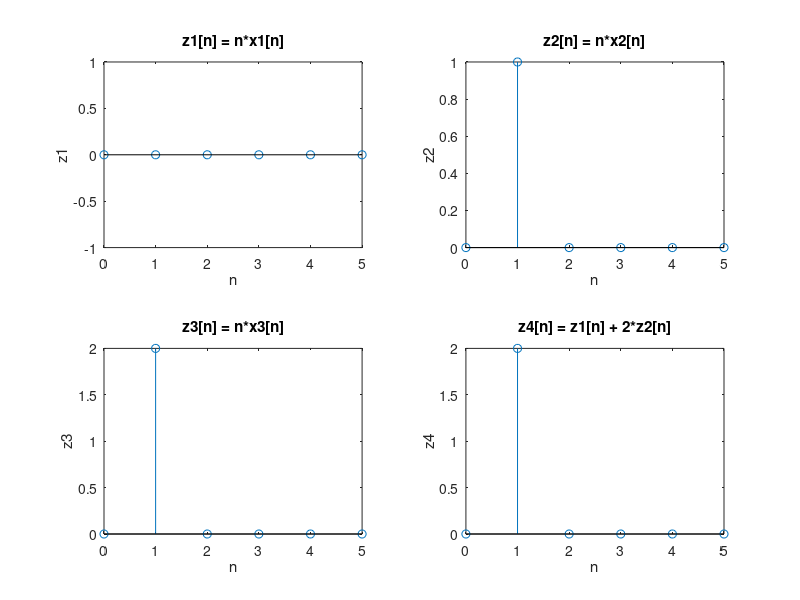

Reproduce this figure in MATLAB.
n = 0:5;
x1 = [1 zeros(1,5)];
x2 = [0 1 zeros(1,4)];
x3 = x1 + 2*x2;

%System1
b1 = [1 -1 -1];% input index
a1 = [1 0 0 ];%output index

w1 = filter(b1,a1,x1);
w2 = filter(b1,a1,x2);
w3 = filter(b1,a1,x3);
w4 = w1 + 2*w2;

subplot(2,2,1),stem(n,w1),axis([0,5,ylim])
xlabel('n');ylabel('w1');title('w1[n] = x1[n] - x1[n-1] - x1[n-2]');
subplot(2,2,2),stem(n,w2),axis([0,5,ylim])
xlabel('n');ylabel('w2');title('w2[n] = x2[n] - x2[n-1] - x2[n-2]');
subplot(2,2,3),stem(n,w3),axis([0,5,ylim])
xlabel('n');ylabel('w3');title('w3[n] = x3[n] - x1[n-1] - x3[n-2]');
subplot(2,2,4),stem(n,w4),axis([0,5,ylim])
xlabel('n');ylabel('w4');title('w4[n] = w1[n] + 2*w2[n]');

%System2
y1 = cos(x1);
y2 = cos(x2);
y3 = cos(x3);
y4 = y1 + 2*y2;

subplot(2,2,1),stem(n,y1),axis([0,5,ylim])
xlabel('n');ylabel('y1');title('y1[n] = cosx1[n]');
subplot(2,2,2),stem(n,y2),axis([0,5,ylim])
xlabel('n');ylabel('y2');title('y2[n] = cosx2[n]');
subplot(2,2,3),stem(n,y3),axis([0,5,ylim])
xlabel('n');ylabel('y3');title('y3[n] = cosx3[n]');
subplot(2,2,4),stem(n,y4),axis([0,5,ylim])
xlabel('n');ylabel('y4');title('y4[n] = y1[n] + 2*y2[n]');

%System3
z1 = n.*x1;
z2 = n.*x2;
z3 = n.*x3;
z4 = z1 + 2*z2;

subplot(2,2,1),stem(n,z1),axis([0,5,ylim])
xlabel('n');ylabel('z1');title('z1[n] = n*x1[n]');
subplot(2,2,2),stem(n,z2),axis([0,5,ylim])
xlabel('n');ylabel('z2');title('z2[n] = n*x2[n]');
subplot(2,2,3),stem(n,z3),axis([0,5,ylim])
xlabel('n');ylabel('z3');title('z3[n] = n*x3[n]');
subplot(2,2,4),stem(n,z4),axis([0,5,ylim])
xlabel('n');ylabel('z4');title('z4[n] = z1[n] + 2*z2[n]');

